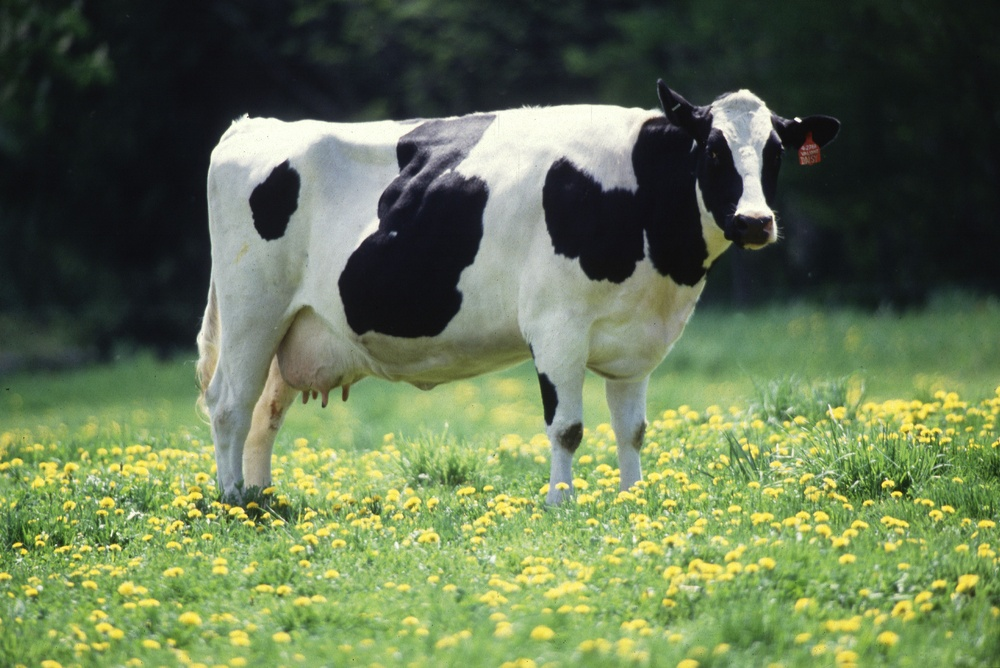
#> input picture test.jpg, 1000 x 668 px, shrunk from 2700 x 1803 before the run
$ python Project.py
#> lines starting #> are read from the running program, lines starting #| are printed output that depends on the picture
import matplotlib.pyplot as plt
import numpy as np
import scipy.linalg as la

from matplotlib.widgets import Button
from matplotlib.widgets import Slider
from PIL import Image

#Supposedly using global variables is bad practice, but I don't know how to do it otherwise while still using buttons.

#Horizontal Flip Function
# [83 lines left out: functions image_flip_horiz, image_flip_vert, image_rotate_90, image_rotate_180, image_gray, image_red_filter and 4 more, not called in this run]
#Load image as a numpy array, declare fig size, and plot it
img = np.asarray(Image.open('test.jpg'))
#> img is the input picture: shape (668, 1000, 3); mean R, G, B 101, 116.4, 81.8

plt.figure(figsize=(10,10))
imgplot = plt.imshow(img)

#obtaining a grayscale image for the SVD compression because the SVD function doesnt return much useful with color data included
img1 = Image.open('test.jpg').convert('LA')
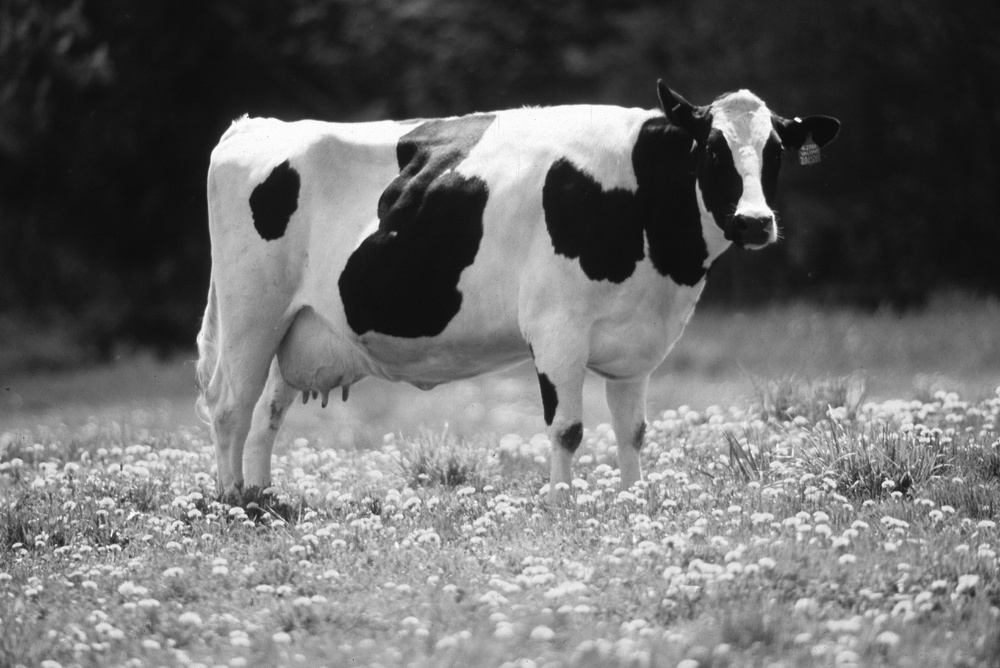
#> img1: PIL image 1000x668 LA; mean R, G, B, A 107.9, 107.9, 107.9, 255
#plt.imshow(img1)
img1 = np.asarray(img1)
print(repr(img1.shape))
#| (668, 1000, 2)

#Button Locationsls

axbhoriz = plt.axes([0.1, 0.1, 0.1, 0.075])
axbvert = plt.axes([0.2, 0.1, 0.1, 0.075])
axbrotate_90 = plt.axes([0.3, 0.1, 0.1, 0.075])
axbrotate_180 = plt.axes([0.4, 0.1, 0.1, 0.075])
axbSVDCompress = plt.axes([0.1, 0.01, 0.1, 0.075])
axbredfilter = plt.axes([0.2, 0.01, 0.1, 0.075])
axbgreenfilter = plt.axes([0.3, 0.01, 0.1, 0.075])
axbbluefilter = plt.axes([0.4, 0.01, 0.1, 0.075])
axbreset = plt.axes([.8, 0.01, 0.1, 0.075])

#Create Buttons
bhoriz = Button(axbhoriz, 'Flip Horz')
bvert = Button(axbvert, 'Flip Vert')
brotate_90 = Button(axbrotate_90, 'Rotate 90')
brotate_180 = Button(axbrotate_180, 'Rotate 180')
breset = Button(axbreset, 'Reset')
bSVDCompress = Button(axbSVDCompress, 'SVD Compress')
bredfilter = Button(axbredfilter, 'Red Filter')
bgreenfilter = Button(axbgreenfilter, 'Green Filter')
bbluefilter = Button(axbbluefilter, 'Blue Filter')

#Connect buttons to functions
bhoriz.on_clicked(image_flip_horiz)
bvert.on_clicked(image_flip_vert)
brotate_90.on_clicked(image_rotate_90)
brotate_180.on_clicked(image_rotate_180)
bSVDCompress.on_clicked(image_compress)
bredfilter.on_clicked(image_red_filter)
bgreenfilter.on_clicked(image_green_filter)
bbluefilter.on_clicked(image_blue_filter)
breset.on_clicked(reset)

plt.show()
